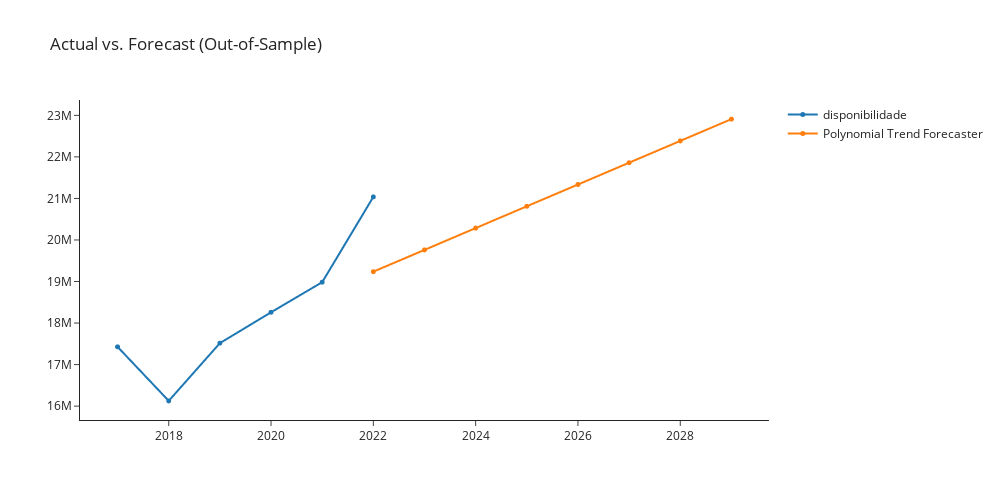

Notebook code for this chart:
### Markdown cell above
## POLYTREND

### Code cell
polytrend  = exp.create_model('polytrend')
exp.plot_model(plot = 'decomp', 
               data_kwargs = {'type' : 'multiplicative'},
               fig_kwargs = {"height":500,"width":1000,"template": "simple_white","hoverinfo":"none","big_data_threshold":10})
exp.plot_model(estimator = polytrend, 
               plot = 'forecast', 
               data_kwargs = {'fh' : 8},
               fig_kwargs = {"height":500,"width":1000,"template": "simple_white","hoverinfo":"none","big_data_threshold":10})

### Figure 1 — Plotly figure (JSON) as saved in the notebook; plotly's stock layout.template omitted (floating-point values rounded to 4 significant figures)
{"data": [{"hoverinfo": "none", "line": {"width": 2}, "marker": {"size": 5}, "mode": "lines+markers", "name": "disponibilidade", "type": "scattergl", "x": [2017, 2018, 2019, 2020, 2021, 2022, 2023, 2024, 2025, 2026, 2027, 2028, 2029], "xaxis": "x", "y": [17427206, 16126368, 17515920, 18258981, 18984300, 21037669, null, null, null, null, null, null, null], "yaxis": "y"}, {"hoverinfo": "none", "line": {"width": 2}, "marker": {"size": 5}, "mode": "lines+markers", "name": "Polynomial Trend Forecaster", "type": "scattergl", "x": [2017, 2018, 2019, 2020, 2021, 2022, 2023, 2024, 2025, 2026, 2027, 2028, 2029], "xaxis": "x", "y": [null, null, null, null, null, 19240000.0, 19760000.0, 20290000.0, 20810000.0, 21340000.0, 21860000.0, 22380000.0, 22909356], "yaxis": "y"}], "layout": {"autosize": false, "height": 500, "showlegend": true, "title": {"text": "Actual vs. Forecast (Out-of-Sample)"}, "width": 1000, "xaxis": {"anchor": "y", "domain": [0, 1]}, "yaxis": {"anchor": "x", "domain": [0, 1]}}}
